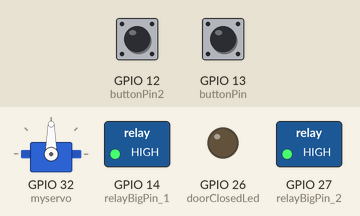
This sketch was run on a simulated ESP32. Parts: servo, switched loads named in the sketch (green lamp = pin HIGH), output pins drawn as LEDs (lit = HIGH). Inputs (shaded band) come from the test bench; at power-on: GPIO 13 (buttonPin) HIGH, GPIO 12 (buttonPin2) HIGH.

Above: at 1.2 s.
1.3 s: GPIO 13 (buttonPin) pulled LOW for 0.15 s
At 4.1 s:
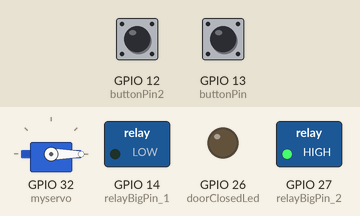
4.4 s: GPIO 12 (buttonPin2) pulled LOW for 0.15 s
At 6.8 s:
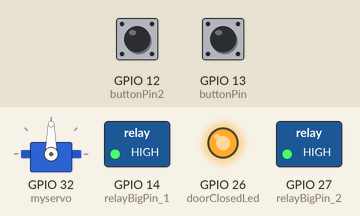
7.2 s: GPIO 13 (buttonPin) pulled LOW for 1 s
At 8.0 s:
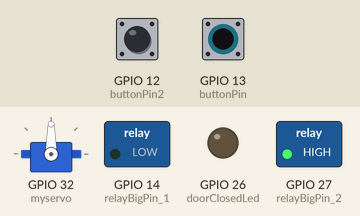
10.8 s: GPIO 12 (buttonPin2) pulled LOW for 1 s
At 11.12 s:
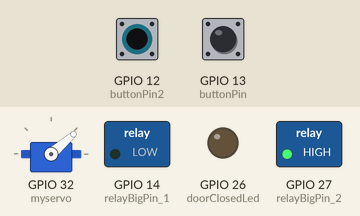
Timing chart, 0 to 13.8 s (numbered marks = the images above; inputs shaded):
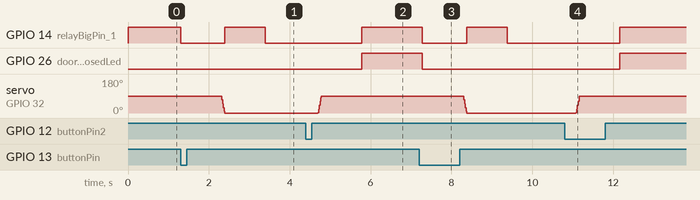

Measured:
- after the input at 1.3 s, GPIO 14 (relayBigPin_1): HIGH → LOW at once, → HIGH 1.1 s later, → LOW 1.0 s later; servo on GPIO 32 (myservo): 90° → 0° after 1.0 s
- after the input at 4.4 s, GPIO 14 (relayBigPin_1), GPIO 26 (doorClosedLed): LOW → HIGH after 1.4 s; servo on GPIO 32 (myservo): 0° → 90° after 0.29 s
- after the input at 7.2 s, GPIO 14 (relayBigPin_1): HIGH → LOW after 0.08 s, → HIGH 1.1 s later, → LOW 1.0 s later; GPIO 26 (doorClosedLed): HIGH → LOW after 0.08 s; servo on GPIO 32 (myservo): 90° → 0° after 1.1 s
- after the input at 10.8 s, GPIO 14 (relayBigPin_1), GPIO 26 (doorClosedLed): LOW → HIGH after 1.4 s; servo on GPIO 32 (myservo): 0° → 90° after 0.28 s

The sketch:

test_ESP_loop.ino
```cpp
#include <ESP32Servo.h>

Servo myservo;

int i = 0;
int j = 0;
int pos = 90;
int currentState;
int currentState2;
int pushCounter = 0;
int pushCounter2 = 0;
int lastState = HIGH;
int lastState2 = HIGH;

const int buttonPin = 13;
const int buttonPin2 = 12;
const int doorClosedLed = 26;

const int relayBigPin_1 = 14;
const int relayBigPin_2 = 27;

void setup() {
  Serial.begin(9600);

  pinMode(buttonPin, INPUT);
  pinMode(buttonPin2, INPUT);

  pinMode(relayBigPin_1, OUTPUT);
  pinMode(relayBigPin_2, OUTPUT);
  pinMode(doorClosedLed, OUTPUT);

  myservo.attach(32);
  myservo.write(90);
  digitalWrite(doorClosedLed, LOW);
  digitalWrite(relayBigPin_1, HIGH);
  digitalWrite(relayBigPin_2, HIGH);
}

void loop() {
  currentState = digitalRead(buttonPin);
  if (currentState != lastState) {
    if (currentState == LOW) {
      pushCounter++;
    }
  }
  lastState = currentState;

  currentState2 = digitalRead(buttonPin2);
  if (currentState2 != lastState2) {
    if (currentState2 == LOW) {
      pushCounter2++;
    }
  }
  lastState2 = currentState2;

///////////////////////////////////////////////

  if (pushCounter == 1 && pos == 90) {
    digitalWrite(relayBigPin_1, LOW);
    digitalWrite(doorClosedLed, LOW);
    delay(1000);
    for (pos = 90; pos >= 0; pos -= 1) {
    myservo.write(pos);
    delay(1);
    }
    digitalWrite(relayBigPin_1, HIGH);
    delay(1000);
    digitalWrite(relayBigPin_1, LOW);
  }

///////////////////////////////////////////////

  if (pushCounter2 == 1 && pos == -1) {
    delay(200);
    for (pos = 0; pos <= 90; pos += 1) {
    myservo.write(pos);
    delay(1);
    }
    delay(1000);
    digitalWrite(relayBigPin_1, HIGH);
    digitalWrite(doorClosedLed, HIGH);
    pos -=1;
  }

//////////////////////////////////////////////

  if (pushCounter >= 1) {
    pushCounter = 0;
  }

   if (pushCounter2 >= 1) {
    i = 0;
    j = 0;
    pushCounter2 = 0;
  }

  delay(100);
}
```
